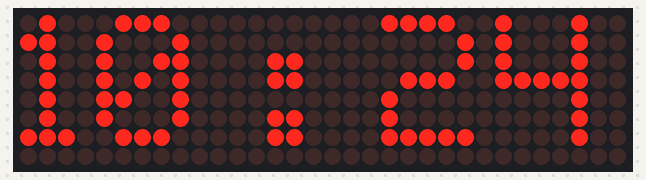
Simulated run of this sketch. Board: Arduino Uno, built with avr-gcc and run on an emulated ATmega328P. Shown: 32×8 LED matrix. The local clock reads 2024-03-15 10:24:30 at power-on unless the sketch sets it.

Above: at 0.1 s.
At 60.1 s:
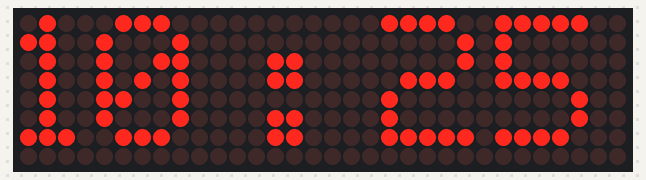
At 105.1 s:
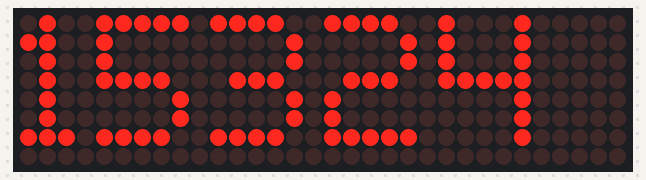
At 120.1 s:
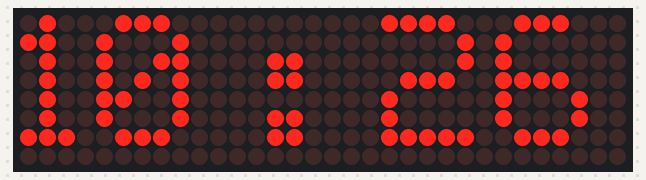

The sketch:

Clock.ino
```cpp
#include <DS3231.h>
#include <MD_Parola.h>
#include <MD_MAX72xx.h>
#include <SPI.h>

const uint16_t WAIT_TIME = 1000;

#define HARDWARE_TYPE MD_MAX72XX::FC16_HW
#define MAX_DEVICES 4

#define CLK_PIN   13
#define DATA_PIN  11
#define CS_PIN    10

DS3231  rtc(SDA, SCL);
MD_Parola P = MD_Parola(HARDWARE_TYPE, CS_PIN, MAX_DEVICES);

Time t;
const String dots = " : ";
const String na = "";

void setup(void)
{
  rtc.begin();
//  rtc.setDOW(MONDAY);
//  rtc.setTime(12, 06, 0);
//  rtc.setDate(10, 8, 2020);
  P.begin();
}

void loop(void)
{
  t = rtc.getTime();

  P.print(t.hour + dots + t.min);
  delay(45000);

  P.print(t.date + na + t.mon + ((String) t.year).substring(2));
  delay(15000);
}
```

Measured:
- what the display in image 1 shows lasts 45.0 s, from 60.0 s to 105.0 s
- what the display in image 2 shows lasts 15.0 s, from 105.0 s to 120.0 s
